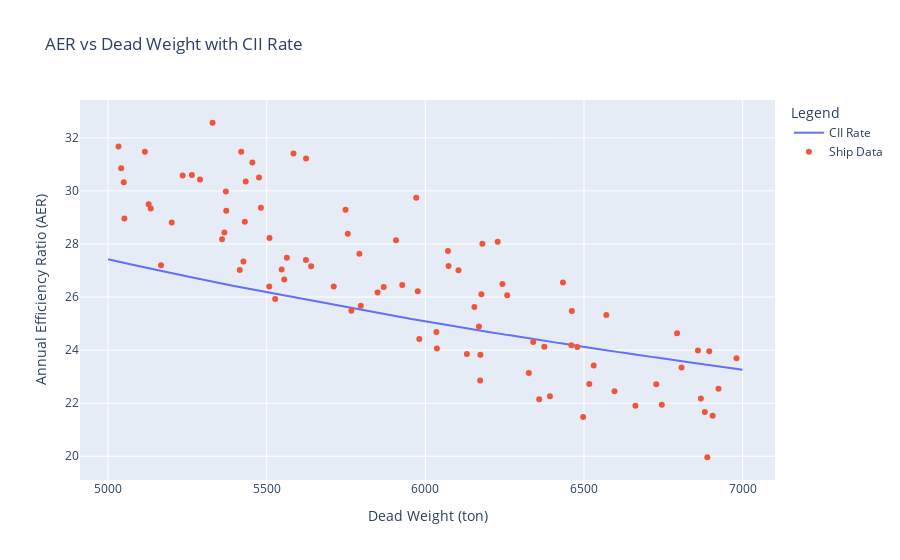

The cell this chart's notebook holds for it:
### Code cell
# Plotlyで基準値のプロットと散布図を描画
fig = go.Figure()

# CII基準値のプロット
fig.add_trace(go.Scatter(x=x, y=y, mode='lines', name='CII Rate'))

# 散布図
fig.add_trace(go.Scatter(x=df['Dead Weight (ton)'], y=df['AER'], mode='markers', name='Ship Data'))

# グラフのタイトルと軸ラベルの設定
fig.update_layout(
    title='AER vs Dead Weight with CII Rate',
    xaxis_title='Dead Weight (ton)',
    yaxis_title='Annual Efficiency Ratio (AER)',
    legend_title="Legend"
)

# グラフの表示
fig.show()
